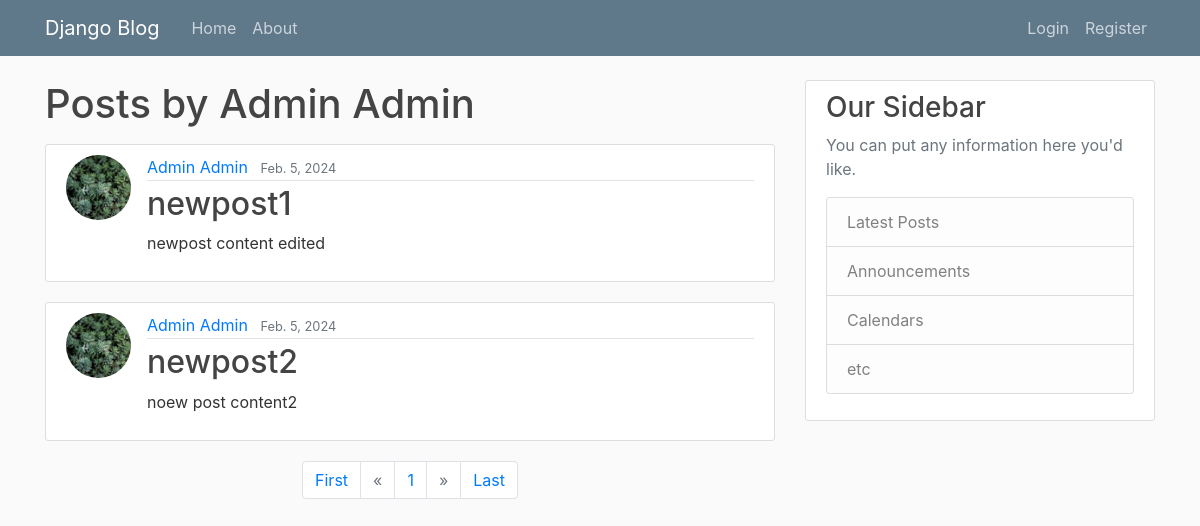
The app's page /users/admin, older data.
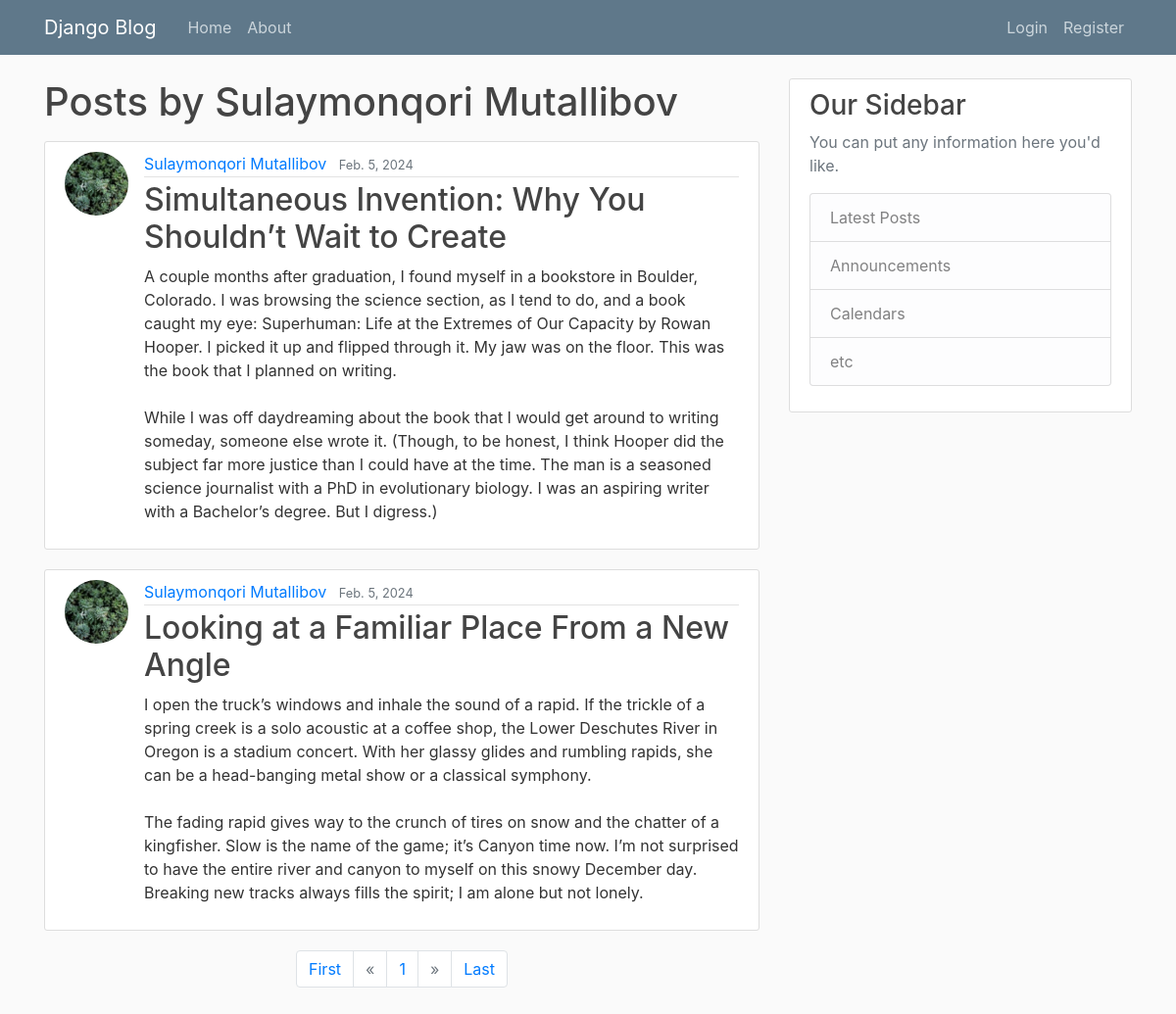
The same page, newer data.
### blog/models.py (models this page shows, shortened)
class AbstractModel(models.Model):
    created_at = models.DateTimeField(auto_now_add=True)
    updated_at = models.DateTimeField(auto_now=True)
    class Meta:
        abstract = True

class User(AbstractUser, AbstractModel):
    avatar = models.ImageField(upload_to=avatar_path, default='user_photos/default/default.jpg')

class Post(AbstractModel):
    title = models.CharField(max_length=128)
    content = models.TextField()
    published = models.DateField()
    is_active = models.BooleanField(default=False)
    author = models.ForeignKey("blog.User", CASCADE, "posts")

### blog/views.py (the view)
# urls.py: path('users/<str:username>', UserProfileView.as_view(), name="user_posts"),
class UserProfileView(View):
    def get(self, request, username, ):
        user = get_object_or_404(User, username=username)
        posts = Post.objects.filter(author__username=username)
        first_name = user.first_name
        last_name = user.last_name
        size = request.GET.get("size", 6)
        page = request.GET.get("page", 1)
        paginator = Paginator(posts, size)
        page_obj = paginator.get_page(page)
        return render(request, 'blog/user_posts.html', {'page_obj': page_obj,
                                                        'first_name': first_name,
                                                        'last_name': last_name})

### templates/blog/user_posts.html
{% extends 'blog/base.html' %}
{% load static %}
{% block body %}
    <main role="main" class="container">
        <div class="row">
            <div class="col-md-8">
                <h1 class="mb-3">Posts by {{ first_name }} {{ last_name }}</h1>
                {% for post in page_obj %}
                    <article class="media content-section">
                        <img class="rounded-circle article-img" src="{{ post.author.avatar.url }}">
                        <div class="media-body">
                            <div class="article-metadata">
                                <a class="mr-2" href="">{{ post.author.first_name }} {{ post.author.last_name }}</a>
                                <small class="text-muted">{{ post.published }}</small>
                            </div>
                            <h2><a class="article-title"
                                   href="{% url 'blog:post_detail' post.id %}">{{ post.title }}</a></h2>
                            <p class="article-content">{{ post.content }}</p>
                        </div>
                    </article>
                {% empty %}
                    <div class="alert alert-dark">
                        <h2 class="m-2 mb-4">No posts</h2>
                        <a href="{% url 'blog:post_create' %}" class="btn btn-primary">Write new post</a>
                        <a href="{% url 'blog:home_page' %}" class="btn btn-secondary">Back to Homepage</a>
                    </div>
                {% endfor %}
                <nav aria-label="Page navigation example">
                    <ul class="pagination justify-content-center mb-5">
                        <li class="page-item"><a class="page-link" href="?page=1">First</a></li>
                        {% if page_obj.has_previous %}
                            <li class="page-item"><a class="page-link"
                                                     href="?page={{ page_obj.previous_page_number }}">&laquo;</a></li>
                        {% else %}
                            <li class="page-item disabled"><a class="page-link" href="">&laquo;</a>
                            </li>
                        {% endif %}
                        <li class="page-item"><a class="page-link" href="">{{ page_obj.number }}</a></li>
                        {% if page_obj.has_next %}
                            <li class="page-item"><a class="page-link"
                                                     href="?page={{ page_obj.next_page_number }}">&raquo;</a>
                            </li>
                        {% else %}
                            <li class="page-item disabled"><a class="page-link" href="">&raquo;</a>
                            </li>
                        {% endif %}
                        <li class="page-item"><a class="page-link"
                                                 href="?page={{ page_obj.paginator.num_pages }}">Last</a>
                        </li>
                    </ul>
                </nav>
            </div>
            {% include 'blog/sidebar.html' %}
        </div>
    </main>
{% endblock %}

Row changes from the older to the newer data that the page shows:
changed User: first_name "Admin" → "Sulaymonqori"; last_name "Admin" → "Mutallibov"
changed Post: author.first_name "Admin" → "Sulaymonqori"; author.last_name "Admin" → "Mutallibov"; title "newpost1" → "Simultaneous Invention: Why You Shouldn’t Wait to Create"; content "newpost content edited" → "A couple months after graduation, I found myself in a bookstore in Boulder, Colorado. I was browsing the science section, as I tend to do, and a book caught my eye: Superhuman: Life at the Extremes of Our Capacity by Rowan Hooper. I picked it up and flipped through it. My jaw was on the floor. This was the book that I planned on writing. While I was off daydreaming about the book that I would get around to writing someday, someone else wrote it. (Though, to be honest, I think Hooper did the subject far more justice than I could have at the time. The man is a seasoned science journalist with a PhD in evolutionary biology. I was an aspiring writer with a Bachelor’s degree. But I digress.)"
changed Post: author.first_name "Admin" → "Sulaymonqori"; author.last_name "Admin" → "Mutallibov"; title "newpost2" → "Looking at a Familiar Place From a New Angle"; content "noew post content2" → "I open the truck’s windows and inhale the sound of a rapid. If the trickle of a spring creek is a solo acoustic at a coffee shop, the Lower Deschutes River in Oregon is a stadium concert. With her glassy glides and rumbling rapids, she can be a head-banging metal show or a classical symphony. The fading rapid gives way to the crunch of tires on snow and the chatter of a kingfisher. Slow is the name of the game; it’s Canyon time now. I’m not surprised to have the entire river and canyon to myself on this snowy December day. Breaking new tracks always fills the spirit; I am alone but not lonely."
